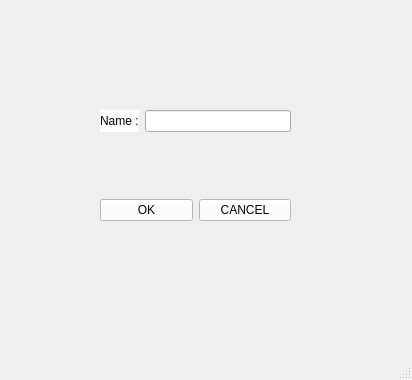
<?xml version="1.0" encoding="UTF-8"?>
<ui version="4.0">
 <class>MainWindow</class>
 <widget class="QMainWindow" name="MainWindow">
  <property name="geometry">
   <rect>
    <x>0</x>
    <y>0</y>
    <width>412</width>
    <height>380</height>
   </rect>
  </property>
  <property name="minimumSize">
   <size>
    <width>412</width>
    <height>380</height>
   </size>
  </property>
  <property name="maximumSize">
   <size>
    <width>412</width>
    <height>380</height>
   </size>
  </property>
  <property name="windowTitle">
   <string>MainWindow</string>
  </property>
  <widget class="QWidget" name="centralwidget">
   <widget class="QWidget" name="">
    <property name="geometry">
     <rect>
      <x>100</x>
      <y>110</y>
      <width>191</width>
      <height>111</height>
     </rect>
    </property>
    <layout class="QVBoxLayout" name="verticalLayout">
     <item>
      <layout class="QHBoxLayout" name="horizontalLayout">
       <item>
        <widget class="QLabel" name="label">
         <property name="styleSheet">
          <string notr="true">background-color: rgb(255, 255, 255);
font: 75 10pt &quot;MS Shell Dlg 2&quot;;</string>
         </property>
         <property name="text">
          <string>Name :</string>
         </property>
         <property name="buddy">
          <cstring>lineEdit</cstring>
         </property>
        </widget>
       </item>
       <item>
        <widget class="QLineEdit" name="lineEdit"/>
       </item>
      </layout>
     </item>
     <item>
      <spacer name="verticalSpacer">
       <property name="orientation">
        <enum>Qt::Vertical</enum>
       </property>
       <property name="sizeHint" stdset="0">
        <size>
         <width>20</width>
         <height>40</height>
        </size>
       </property>
      </spacer>
     </item>
     <item>
      <layout class="QHBoxLayout" name="horizontalLayout_2">
       <item>
        <widget class="QPushButton" name="pushButton">
         <property name="styleSheet">
          <string notr="true">background-color: rgb(255, 255, 255);
font: 75 10pt &quot;MS Shell Dlg 2&quot;;</string>
         </property>
         <property name="text">
          <string>OK</string>
         </property>
        </widget>
       </item>
       <item>
        <widget class="QPushButton" name="pushButton_2">
         <property name="styleSheet">
          <string notr="true">background-color: rgb(255, 255, 255);
font: 75 10pt &quot;MS Shell Dlg 2&quot;;</string>
         </property>
         <property name="text">
          <string>CANCEL</string>
         </property>
        </widget>
       </item>
      </layout>
     </item>
    </layout>
   </widget>
  </widget>
  <widget class="QMenuBar" name="menubar">
   <property name="geometry">
    <rect>
     <x>0</x>
     <y>0</y>
     <width>412</width>
     <height>21</height>
    </rect>
   </property>
  </widget>
  <widget class="QStatusBar" name="statusbar"/>
 </widget>
 <resources/>
 <connections>
  <connection>
   <sender>pushButton_2</sender>
   <signal>clicked()</signal>
   <receiver>MainWindow</receiver>
   <slot>close()</slot>
   <hints>
    <hint type="sourcelabel">
     <x>248</x>
     <y>223</y>
    </hint>
    <hint type="destinationlabel">
     <x>379</x>
     <y>388</y>
    </hint>
   </hints>
  </connection>
  <connection>
   <sender>pushButton</sender>
   <signal>clicked()</signal>
   <receiver>MainWindow</receiver>
   <slot>close()</slot>
   <hints>
    <hint type="sourcelabel">
     <x>156</x>
     <y>230</y>
    </hint>
    <hint type="destinationlabel">
     <x>158</x>
     <y>387</y>
    </hint>
   </hints>
  </connection>
 </connections>
</ui>
